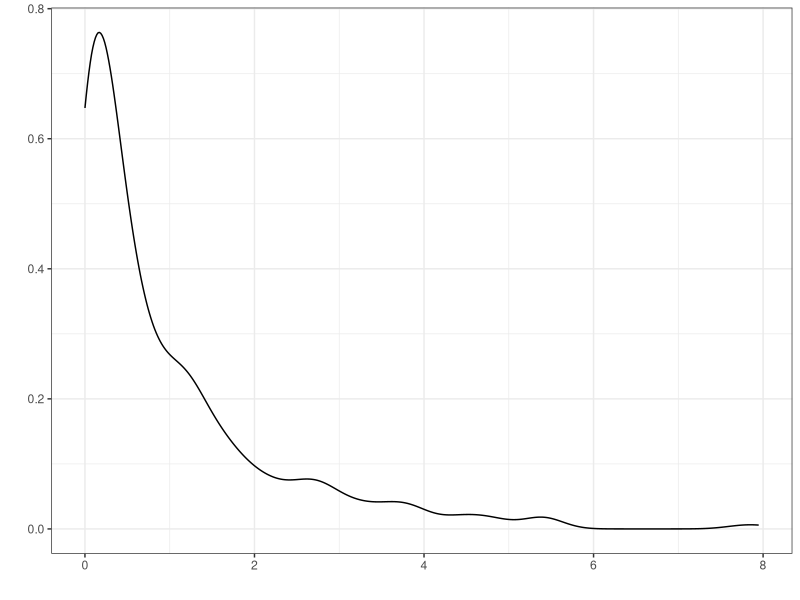
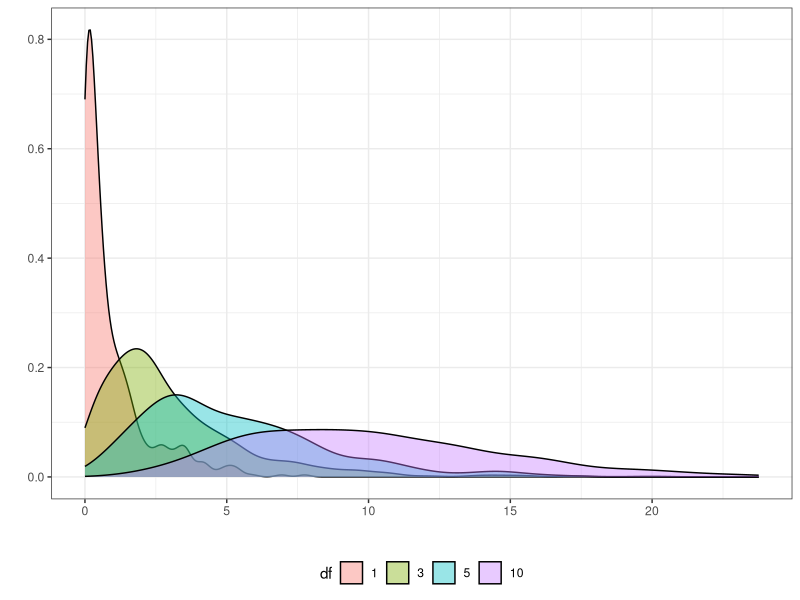
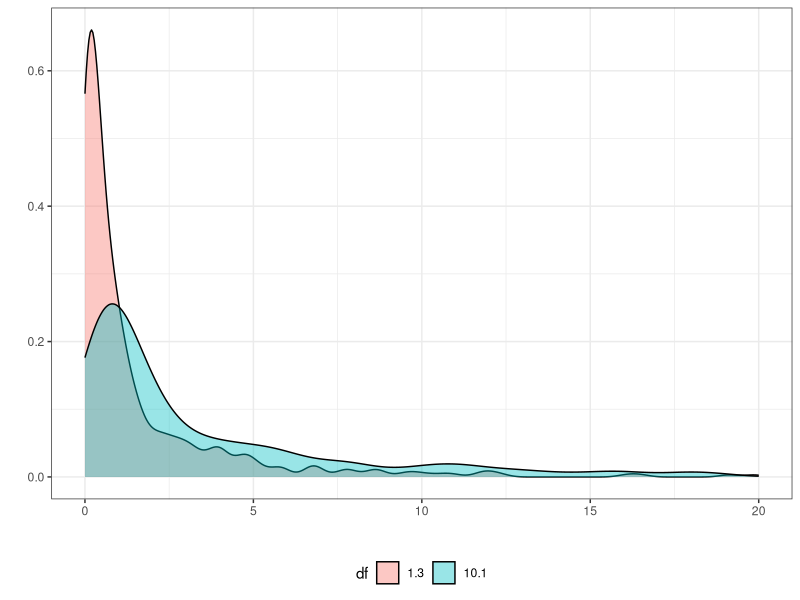
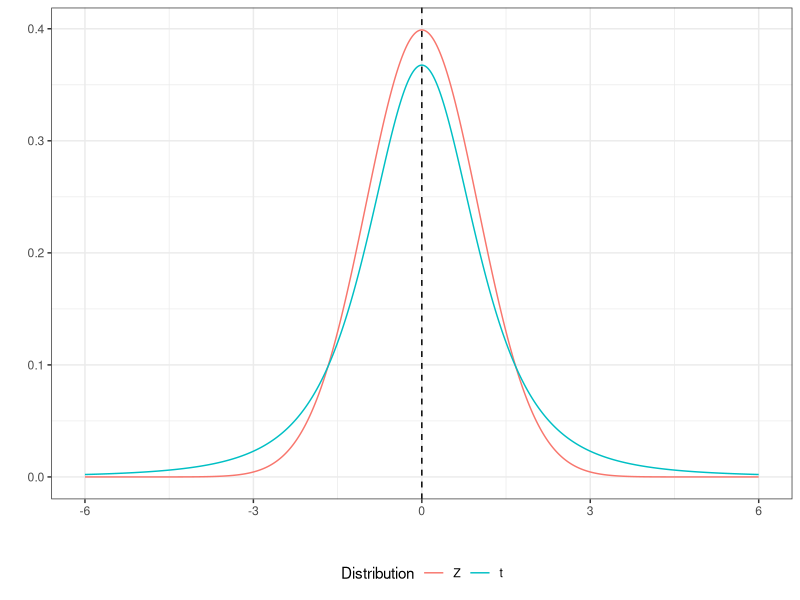
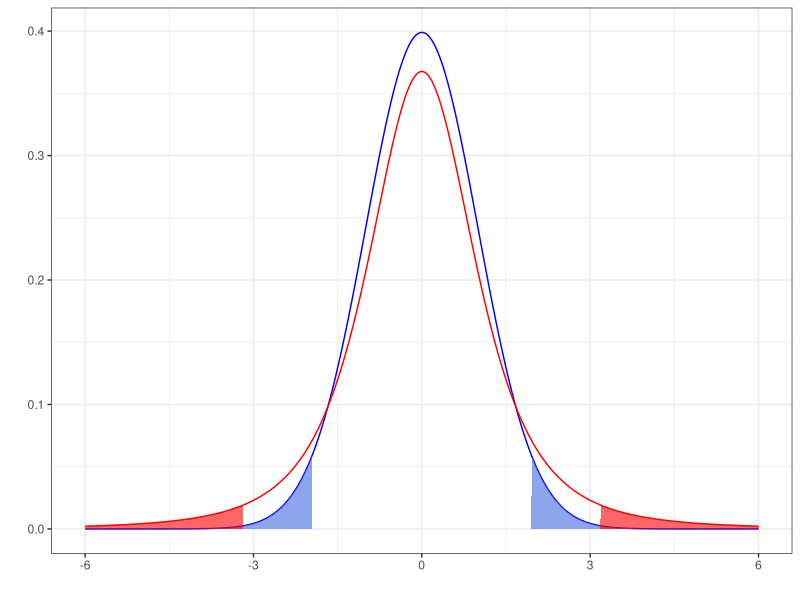
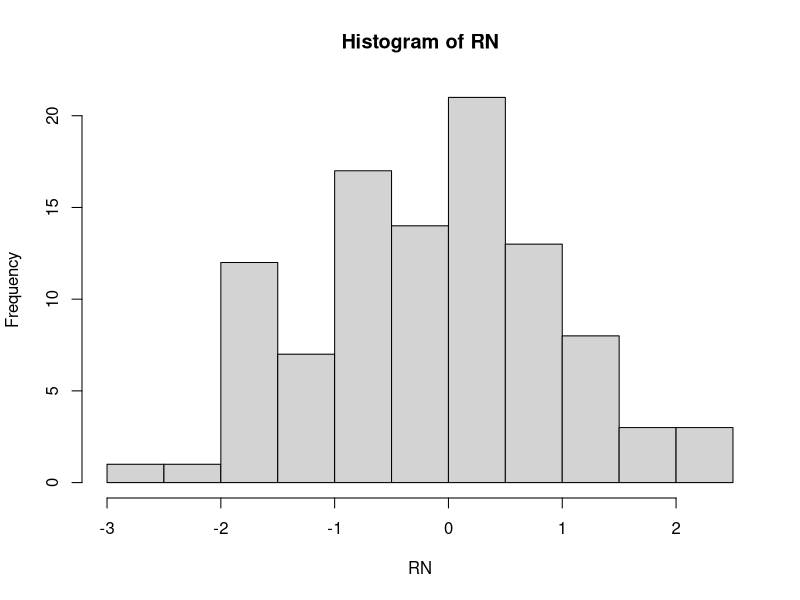
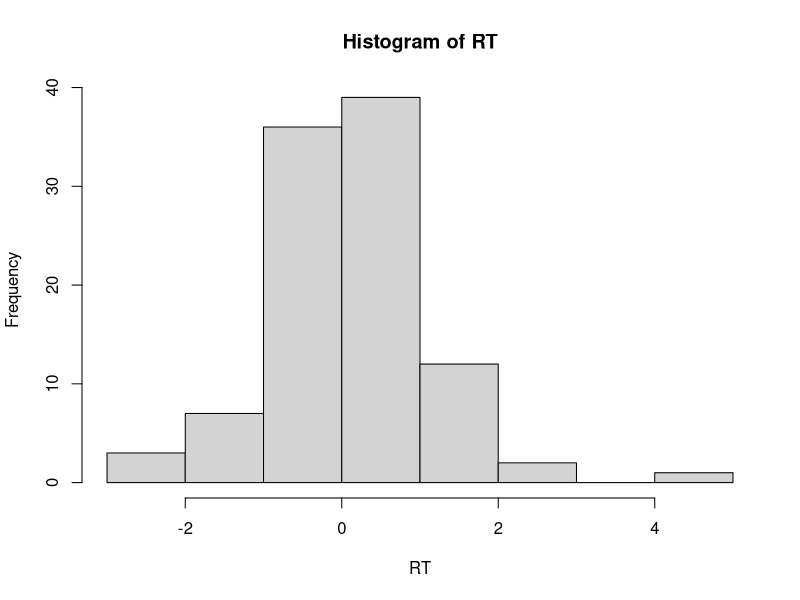
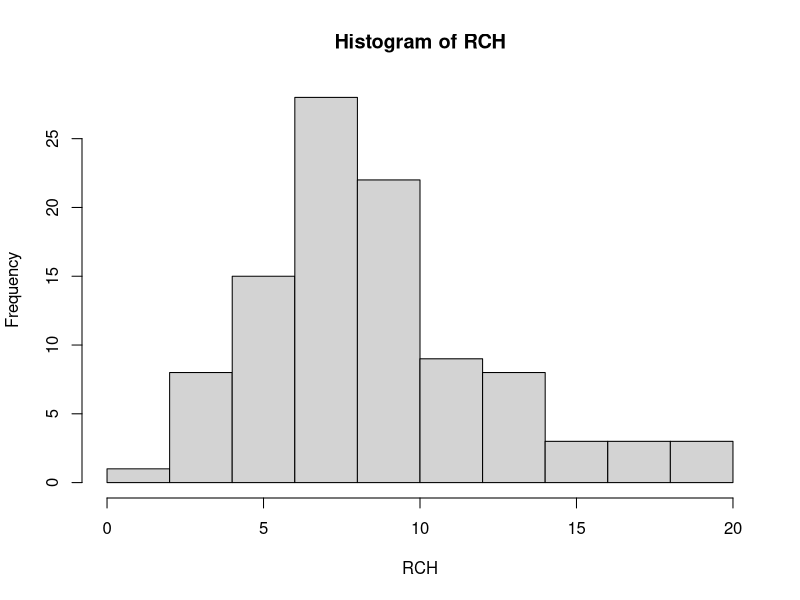

Source code (R) for these figures, in order:
library(ggplot2)

Z1 = rnorm(n=500, mean = 0, sd=1)
Z1_2 = Z1^2

#자유도 1을 가지고 카이제곱 분포
ggplot(NULL) + 
  geom_density(aes(x=Z1_2, y=..density..)) +
  xlab("")+ylab("")+
  theme_bw()


#자유도 {1, 3, 5, 10}를 따르는 카이제곱
df_V = c()
Z2_V = c()

for (df in c(1, 3, 5, 10)) {
  
  Z_ADD = 0
  
  for(iteration in 1:df) {
    Z = rnorm(n = 500, mean = 0, sd=1)
    Z2 = Z^2
    Z_ADD = Z_ADD + Z2
  }
  
  Z2_V = c(Z2_V, Z_ADD)
  df_V = c(df_V, rep(df,500))
  
}

Chisq_DF = data.frame(
  df = df_V,
  Z2 = Z2_V
)

ggplot(Chisq_DF) +
  geom_density(aes(x=Z2, y=..density.., fill = as.factor(df)),
               alpha = 0.4) + 
  xlab("") + ylab("") + 
  theme_bw() +
  theme(legend.position = "bottom") +
  labs(fill = "df")


#F분포 : 독립된 두 집단의 분산을 비교하는 것.
#        두 카이제곱 분포의 비로 정의

#자유도가(1,3), (10,1)을 따르는 F분포 2개를 생성 후 시각화
F_Value_13 = (Chisq_DF$Z2[Chisq_DF$df == 1] / 1) / (Chisq_DF$Z2[Chisq_DF$df == 3] / 3)
F_Value_101 = (Chisq_DF$Z2[Chisq_DF$df == 10] / 10) / (Chisq_DF$Z2[Chisq_DF$df == 1] / 1)

F_DF = data.frame(
  df = c(rep("1.3", length(F_Value_13)),
        rep("10.1", length(F_Value_101))),
  F_Value = c(F_Value_13, F_Value_101))

ggplot(F_DF) + 
  geom_density(aes(x=F_Value, y=..density.., fill=df),
               alpha=0.4) +
  xlim(0,20) +
  theme_bw() +
  xlab("") + ylab("") +
  theme(legend.position = "bottom")


#Student's t분포
#정규분포 : 모분산을 알 수 없는 상황에서는 정규분포를 이용해
#평균을 검정할 경우 분석의 신뢰성을 확보할 수가 없다.

#t분포는 모분산을 모르는 상황에서 평균 검정을 위해 고안된 분포임

#표준정규분포 Z에 대해 자유도가 n-1인 카이제곱 분포 V와 그 자유도
#v로 나눈 분포를 t 분포로 정의함.

kv = c()
z = c()
t = c()

for(k in seq(-6,6, by=0.01)) {
  
  n_dist = dnorm(x=k, mean = 0, sd=1)
  t_dist = dt(x=k, df=3)
  kv = c(kv,k)
  z = c(z,n_dist)
  t = c(t,t_dist)
  
}

DF = data.frame(
  k = kv,
  Z = z,
  t = t
)

library(dplyr)
library(reshape)

DF %>% 
  melt(id.vars = c("k")) %>% 
  ggplot() +
  geom_line(aes(x=k, y=value, col=as.factor(variable))) +
  geom_vline(xintercept = 0, linetype = 'dashed') +
  theme_bw() +
  theme(legend.position = "bottom") +
  labs(col = "Distribution") +
  xlab("") + ylab("")


#qnorm(), qt()는 정규분포와 t 분포의 분위수를 구함
#p=0.025는 2.5% 에 해당하는 분위수를 구하는 옵션임.
Z_Value = qnorm(p = 0.025, mean = 0, sd=1)
T_Value = qt(p = 0.025, df = 3)

DF$Z_CV = ifelse(DF$k < Z_Value | DF$k > Z_Value * (-1), DF$Z,0)
DF$T_CV = ifelse(DF$k < T_Value | DF$k > T_Value * (-1), DF$t,0)

ggplot(DF) + 
  geom_line(aes(x=k, y=Z), col = "blue") +
  geom_area(aes(x=k, y=Z_CV), fill = 'royalblue', alpha = 0.6) +
  geom_line(aes(x=k, y=t), col = 'red') +
  geom_area(aes(x=k, y=T_CV), fill = 'red', alpha = 0.6) +
  theme_bw() + ylab("") + xlab("")

#==> t분포는 양쪽 꼬리가 두꺼우면 표본 수가 적을 때 신뢰성을 더해줌.
#----------------------------------------------------------------------

#확률분포 함수
#난수생성 : r+분포명 : rnorm()
#확률밀도 : d+분포명 : dnorm()
#누적분포 : p+분포명 : pnorm()
#분위수   : q+분포명 : qnorm()

#정규분포 난수 생성 = rnorm()
RN = rnorm(n =100, mean = 0, sd = 1) #난수생성
hist(RN)

#t분포 난수 생성 - rt()
RT = rt(n = 100, df = 9)
hist(RT)

#카이제곱 분포 난수 생성 - rchisq()
RCH = rchisq(n = 100, df = 9)
hist(RCH)

#F 분포 난수 생성 - rf()
RF = rf(n = 100, df = 2, df2 = 3)
hist(RF)


#확률밀도
dnorm(x = 0.1, mean = 0, sd = 1)

# -> t분포 dt()를 이용해 자유도 9로 설정
dt(x = 0.1, df = 9)

#누적분포
pnorm(q = 0.1, mean = 0, sd = 1)

# -> 평균이 0인 것을 감안해 0으로 설정
#정확히 0.5가 계산됨.
pnorm(q = 0, mean = 0, sd = 1)
